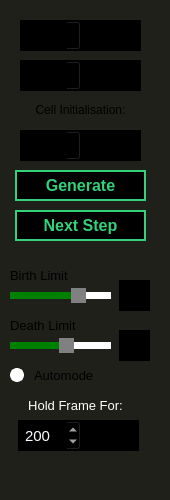
    <widget class="QWidget" name="CavePage">
     <property name="sizePolicy">
      <sizepolicy hsizetype="Fixed" vsizetype="Fixed">
       <horstretch>0</horstretch>
       <verstretch>0</verstretch>
      </sizepolicy>
     </property>
     <property name="minimumSize">
      <size>
       <width>0</width>
       <height>500</height>
      </size>
     </property>
     <property name="styleSheet">
      <string notr="true">background-color: rgb(30, 32, 25);</string>
     </property>
     <attribute name="title">
      <string>Cave</string>
     </attribute>
     <widget class="QLabel" name="CaveRowsBg">
      <property name="geometry">
       <rect>
        <x>20</x>
        <y>20</y>
        <width>121</width>
        <height>31</height>
       </rect>
      </property>
      <property name="styleSheet">
       <string notr="true">background-color: black;</string>
      </property>
      <property name="text">
       <string/>
      </property>
     </widget>
     <widget class="QSpinBox" name="CaveRowsBox">
      <property name="geometry">
       <rect>
        <x>30</x>
        <y>20</y>
        <width>51</width>
        <height>31</height>
       </rect>
      </property>
      <property name="styleSheet">
       <string notr="true">font-size: 11pt;
background-color: black;</string>
      </property>
      <property name="minimum">
       <number>1</number>
      </property>
      <property name="maximum">
       <number>50</number>
      </property>
     </widget>
     <widget class="QLabel" name="CaveRowsLabel">
      <property name="geometry">
       <rect>
        <x>90</x>
        <y>20</y>
        <width>51</width>
        <height>31</height>
       </rect>
      </property>
      <property name="styleSheet">
       <string notr="true">background-color: black;</string>
      </property>
      <property name="text">
       <string>&lt;html&gt;&lt;head/&gt;&lt;body&gt;&lt;p&gt;&lt;span style=&quot; font-size:11pt;&quot;&gt;Rows&lt;/span&gt;&lt;/p&gt;&lt;/body&gt;&lt;/html&gt;</string>
      </property>
     </widget>
     <widget class="QLabel" name="CaveColsBg">
      <property name="geometry">
       <rect>
        <x>20</x>
        <y>60</y>
        <width>121</width>
        <height>31</height>
       </rect>
      </property>
      <property name="styleSheet">
       <string notr="true">background-color: black;</string>
      </property>
      <property name="text">
       <string/>
      </property>
     </widget>
     <widget class="QSpinBox" name="CaveColsBox">
      <property name="geometry">
       <rect>
        <x>30</x>
        <y>60</y>
        <width>51</width>
        <height>31</height>
       </rect>
      </property>
      <property name="styleSheet">
       <string notr="true">background-color: black;
font-size: 11pt;</string>
      </property>
      <property name="minimum">
       <number>1</number>
      </property>
      <property name="maximum">
       <number>50</number>
      </property>
     </widget>
     <widget class="QLabel" name="CaveColsLabel">
      <property name="geometry">
       <rect>
        <x>90</x>
        <y>60</y>
        <width>51</width>
        <height>31</height>
       </rect>
      </property>
      <property name="styleSheet">
       <string notr="true">background-color: black;</string>
      </property>
      <property name="text">
       <string>&lt;html&gt;&lt;head/&gt;&lt;body&gt;&lt;p&gt;&lt;span style=&quot; font-size:11pt;&quot;&gt;Cols&lt;/span&gt;&lt;/p&gt;&lt;/body&gt;&lt;/html&gt;</string>
      </property>
     </widget>
     <widget class="QPushButton" name="GenCaveButton">
      <property name="geometry">
       <rect>
        <x>15</x>
        <y>170</y>
        <width>131</width>
        <height>31</height>
       </rect>
      </property>
      <property name="styleSheet">
       <string notr="true">QPushButton {
	color: rgb(51, 209, 122);
	background-color: black;
	font-size: 16px;
	font-weight: bold;
	border: 2px solid  rgb(51, 209, 122);
}

QPushButton:hover {
	color: rgb(87, 227, 137);
	border: 2px solid rgb(87, 227, 137);
}
</string>
      </property>
      <property name="text">
       <string>Generate</string>
      </property>
     </widget>
     <widget class="QLabel" name="BirthLimitLabel">
      <property name="geometry">
       <rect>
        <x>10</x>
        <y>260</y>
        <width>131</width>
        <height>31</height>
       </rect>
      </property>
      <property name="styleSheet">
       <string notr="true">background-color: transparent;</string>
      </property>
      <property name="text">
       <string>&lt;html&gt;&lt;head/&gt;&lt;body&gt;&lt;p&gt;&lt;span style=&quot; font-size:10pt;&quot;&gt;Birth Limit&lt;/span&gt;&lt;/p&gt;&lt;/body&gt;&lt;/html&gt;</string>
      </property>
     </widget>
     <widget class="QLabel" name="DeathLimitLabel">
      <property name="geometry">
       <rect>
        <x>10</x>
        <y>310</y>
        <width>131</width>
        <height>31</height>
       </rect>
      </property>
      <property name="styleSheet">
       <string notr="true">background-color: transparent;</string>
      </property>
      <property name="text">
       <string>&lt;html&gt;&lt;head/&gt;&lt;body&gt;&lt;p&gt;&lt;span style=&quot; font-size:10pt;&quot;&gt;Death Limit&lt;/span&gt;&lt;/p&gt;&lt;/body&gt;&lt;/html&gt;</string>
      </property>
     </widget>
     <widget class="QSlider" name="SliderBirth">
      <property name="geometry">
       <rect>
        <x>10</x>
        <y>280</y>
        <width>101</width>
        <height>31</height>
       </rect>
      </property>
      <property name="styleSheet">
       <string notr="true">QSlider {
	background: transparent;
}

QSlider::Handle {
	  background: grey;
     width: 18px;
	  margin: -2px -4px;
 }

QSlider::Handle:Hover {
	  background: rgb(154, 153, 150);
}

 QSlider::add-page:horizontal {
     background: white;
 }

 QSlider::sub-page:horizontal {
     background: green;
 }</string>
      </property>
      <property name="maximum">
       <number>7</number>
      </property>
      <property name="pageStep">
       <number>10</number>
      </property>
      <property name="value">
       <number>5</number>
      </property>
      <property name="orientation">
       <enum>Qt::Horizontal</enum>
      </property>
      <property name="tickPosition">
       <enum>QSlider::NoTicks</enum>
      </property>
      <property name="tickInterval">
       <number>1</number>
      </property>
     </widget>
     <widget class="QSlider" name="SliderDeath">
      <property name="geometry">
       <rect>
        <x>10</x>
        <y>330</y>
        <width>101</width>
        <height>31</height>
       </rect>
      </property>
      <property name="styleSheet">
       <string notr="true">QSlider::Handle {
	  background: grey;
     width: 18px;
	  margin: -2px -4px;
 }

QSlider::Handle:Hover {
	  background: rgb(154, 153, 150);
}

 QSlider::add-page:horizontal {
     background: white;
 }

 QSlider::sub-page:horizontal {
     background: green;
 }</string>
      </property>
      <property name="maximum">
       <number>7</number>
      </property>
      <property name="pageStep">
       <number>10</number>
      </property>
      <property name="value">
       <number>4</number>
      </property>
      <property name="orientation">
       <enum>Qt::Horizontal</enum>
      </property>
      <property name="tickPosition">
       <enum>QSlider::NoTicks</enum>
      </property>
      <property name="tickInterval">
       <number>1</number>
      </property>
     </widget>
     <widget class="QCheckBox" name="AutomodeButton">
      <property name="geometry">
       <rect>
        <x>10</x>
        <y>360</y>
        <width>111</width>
        <height>31</height>
       </rect>
      </property>
      <property name="styleSheet">
       <string notr="true">QCheckBox::indicator {
	border: 2px solid white;
	width: 10px;
	height: 10px;
	background: white;
	border-radius: 7px;
}

QCheckBox::indicator:checked {
	border: 2px solid white;
	background: green;
}

QCheckBox::indicator:checked:hover {
	border: 2px solid white;
	background: rgb(38, 162, 105);
}

QCheckBox {
	font-size: 10pt;
	background: transparent;
	spacing: 10px;
}

</string>
      </property>
      <property name="text">
       <string>Automode</string>
      </property>
      <property name="checked">
       <bool>false</bool>
      </property>
     </widget>
     <widget class="QPushButton" name="NextStepButton">
      <property name="geometry">
       <rect>
        <x>15</x>
        <y>210</y>
        <width>131</width>
        <height>31</height>
       </rect>
      </property>
      <property name="styleSheet">
       <string notr="true">QPushButton {
	color: rgb(51, 209, 122);
	background-color: black;
	font-size: 16px;
	font-weight: bold;
	border: 2px solid  rgb(51, 209, 122);
}

QPushButton:hover {
	color: rgb(87, 227, 137);
	border: 2px solid rgb(87, 227, 137);
}

QPushButton:disabled {
	color: gray;
	border: 2px solid  gray;
}</string>
      </property>
      <property name="text">
       <string>Next Step</string>
      </property>
      <property name="default">
       <bool>false</bool>
      </property>
     </widget>
     <widget class="QLabel" name="BirthLabel">
      <property name="geometry">
       <rect>
        <x>119</x>
        <y>280</y>
        <width>31</width>
        <height>31</height>
       </rect>
      </property>
      <property name="styleSheet">
       <string notr="true">font: 11pt;
background: black;</string>
      </property>
      <property name="text">
       <string>&lt;html&gt;&lt;head/&gt;&lt;body&gt;&lt;p align=&quot;center&quot;&gt;&lt;span style=&quot; font-size:12pt;&quot;&gt;5&lt;/span&gt;&lt;/p&gt;&lt;/body&gt;&lt;/html&gt;</string>
      </property>
     </widget>
     <widget class="QLabel" name="DeathLabel">
      <property name="geometry">
       <rect>
        <x>119</x>
        <y>330</y>
        <width>31</width>
        <height>31</height>
       </rect>
      </property>
      <property name="styleSheet">
       <string notr="true">font: 11pt;
background: black;</string>
      </property>
      <property name="text">
       <string>&lt;html&gt;&lt;head/&gt;&lt;body&gt;&lt;p align=&quot;center&quot;&gt;&lt;span style=&quot; font-size:12pt;&quot;&gt;4&lt;/span&gt;&lt;/p&gt;&lt;/body&gt;&lt;/html&gt;</string>
      </property>
     </widget>
     <widget class="QLabel" name="ChanceLabel">
      <property name="geometry">
       <rect>
        <x>0</x>
        <y>80</y>
        <width>161</width>
        <height>61</height>
       </rect>
      </property>
      <property name="styleSheet">
       <string notr="true">background: transparent;</string>
      </property>
      <property name="text">
       <string>&lt;html&gt;&lt;head/&gt;&lt;body&gt;&lt;p align=&quot;center&quot;&gt;Cell Initialisation:&lt;/p&gt;&lt;/body&gt;&lt;/html&gt;</string>
      </property>
     </widget>
     <widget class="QSpinBox" name="ChanceBox">
      <property name="geometry">
       <rect>
        <x>30</x>
        <y>130</y>
        <width>51</width>
        <height>31</height>
       </rect>
      </property>
      <property name="styleSheet">
       <string notr="true">background-color: black;
font-size: 11pt;</string>
      </property>
      <property name="minimum">
       <number>1</number>
      </property>
      <property name="maximum">
       <number>99</number>
      </property>
      <property name="singleStep">
       <number>10</number>
      </property>
      <property name="stepType">
       <enum>QAbstractSpinBox::DefaultStepType</enum>
      </property>
      <property name="value">
       <number>50</number>
      </property>
     </widget>
     <widget class="QLabel" name="ChanceBg">
      <property name="geometry">
       <rect>
        <x>20</x>
        <y>130</y>
        <width>121</width>
        <height>31</height>
       </rect>
      </property>
      <property name="styleSheet">
       <string notr="true">background-color: black;</string>
      </property>
      <property name="text">
       <string/>
      </property>
     </widget>
     <widget class="QLabel" name="ChanceBoxLabel">
      <property name="geometry">
       <rect>
        <x>90</x>
        <y>130</y>
        <width>41</width>
        <height>31</height>
       </rect>
      </property>
      <property name="styleSheet">
       <string notr="true">background-color: black;</string>
      </property>
      <property name="text">
       <string>&lt;html&gt;&lt;head/&gt;&lt;body&gt;&lt;p&gt;&lt;span style=&quot; font-size:11pt;&quot;&gt;%&lt;/span&gt;&lt;/p&gt;&lt;/body&gt;&lt;/html&gt;</string>
      </property>
     </widget>
     <widget class="QLabel" name="FrameSpeedLabel">
      <property name="geometry">
       <rect>
        <x>20</x>
        <y>390</y>
        <width>111</width>
        <height>31</height>
       </rect>
      </property>
      <property name="styleSheet">
       <string notr="true">background-color: transparent;
color:  white;
font: 16px;</string>
      </property>
      <property name="text">
       <string>&lt;html&gt;&lt;head/&gt;&lt;body&gt;&lt;p align=&quot;center&quot;&gt;&lt;span style=&quot; font-size:10pt;&quot;&gt;Hold Frame For:&lt;/span&gt;&lt;/p&gt;&lt;/body&gt;&lt;/html&gt;</string>
      </property>
     </widget>
     <widget class="QSpinBox" name="FrameBox">
      <property name="geometry">
       <rect>
        <x>20</x>
        <y>420</y>
        <width>61</width>
        <height>31</height>
       </rect>
      </property>
      <property name="styleSheet">
       <string notr="true">QSpinBox {
	background-color: black;
	font-size: 11pt;
	color: white;
}
</string>
      </property>
      <property name="locale">
       <locale language="English" country="UnitedStates"/>
      </property>
      <property name="readOnly">
       <bool>false</bool>
      </property>
      <property name="minimum">
       <number>40</number>
      </property>
      <property name="maximum">
       <number>2000</number>
      </property>
      <property name="singleStep">
       <number>100</number>
      </property>
      <property name="stepType">
       <enum>QAbstractSpinBox::DefaultStepType</enum>
      </property>
      <property name="value">
       <number>200</number>
      </property>
     </widget>
     <widget class="QLabel" name="FrameBoxLabel">
      <property name="geometry">
       <rect>
        <x>90</x>
        <y>420</y>
        <width>31</width>
        <height>31</height>
       </rect>
      </property>
      <property name="styleSheet">
       <string notr="true">background-color: black;</string>
      </property>
      <property name="text">
       <string>&lt;html&gt;&lt;head/&gt;&lt;body&gt;&lt;p&gt;&lt;span style=&quot; font-size:11pt;&quot;&gt;ms&lt;/span&gt;&lt;/p&gt;&lt;/body&gt;&lt;/html&gt;</string>
      </property>
     </widget>
     <widget class="QLabel" name="FrameBg">
      <property name="geometry">
       <rect>
        <x>18</x>
        <y>420</y>
        <width>121</width>
        <height>31</height>
       </rect>
      </property>
      <property name="styleSheet">
       <string notr="true">background-color: black;</string>
      </property>
      <property name="text">
       <string/>
      </property>
     </widget>
     <zorder>FrameBg</zorder>
     <zorder>ChanceBg</zorder>
     <zorder>CaveRowsBg</zorder>
     <zorder>CaveRowsBox</zorder>
     <zorder>CaveRowsLabel</zorder>
     <zorder>CaveColsBg</zorder>
     <zorder>CaveColsBox</zorder>
     <zorder>CaveColsLabel</zorder>
     <zorder>GenCaveButton</zorder>
     <zorder>BirthLimitLabel</zorder>
     <zorder>SliderBirth</zorder>
     <zorder>SliderDeath</zorder>
     <zorder>AutomodeButton</zorder>
     <zorder>NextStepButton</zorder>
     <zorder>BirthLabel</zorder>
     <zorder>DeathLabel</zorder>
     <zorder>ChanceLabel</zorder>
     <zorder>ChanceBox</zorder>
     <zorder>ChanceBoxLabel</zorder>
     <zorder>DeathLimitLabel</zorder>
     <zorder>FrameSpeedLabel</zorder>
     <zorder>FrameBox</zorder>
     <zorder>FrameBoxLabel</zorder>
    </widget>
